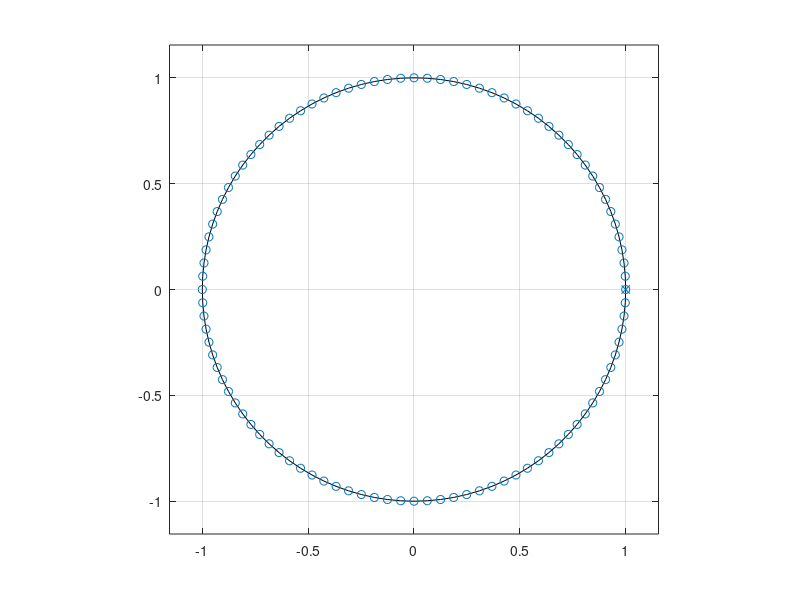
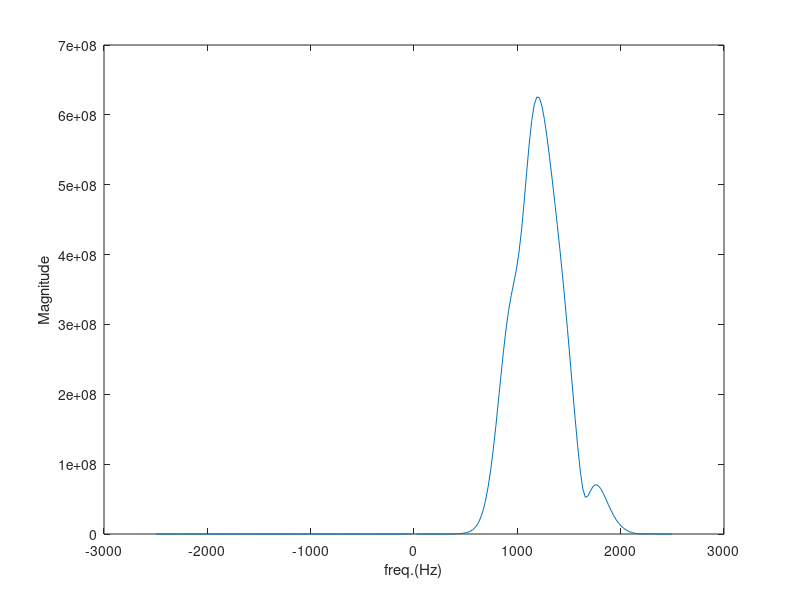

Write MATLAB code to recreate these figures, in order.
clear;clc;close
fs=5000;
fundamental=50;
M=(fs/fundamental)
k=1:M;
w=2*pi*k/(M);
z=exp(i*w');
p=1;
b=poly(z);
a=poly(p);
freq_rad=-pi:pi/101:pi;
figure(1);zplane(z,p);
figure(2);
H=freqz(b,a,freq_rad);
freq_Hz=(freq_rad*fs)/(2*pi);
plot(freq_Hz,abs(H));
xlabel('freq.(Hz)');
ylabel('Magnitude');
